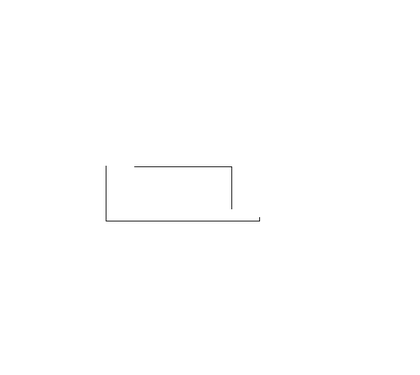
%> input picture Matlab/Single Bild/15.png, 420 x 375 px, shrunk from 588 x 525 before the run
$ octave Algorithmus_Verification_of_the_Complementarity2.m   (GNU Octave 9; MATLAB toolbox functions it lacks are replaced by stand-ins)
%> lines starting %> are read from the running program, lines starting %| are printed output that depends on the picture; in (x1, y1, x2, y2) boxes, pixels count from 0 and x2, y2 are one past the last pixel; in counts of white or black regions, pixels touching at a corner belong together; the program's own positions count from 1
### Matlab/Single Bild/Input.m

    %% Input a image
    % output a candidate shape
    function [P] = Input(Img,num)


    B = bwboundaries(Img);

% [14 lines of commented-out code are left out]
    P = B{num,1};    % choose a candidate shape
    % exchange the xy coordinate
    P1(:,1) = P(:,2);   % first column means x coordinate,
    P1(:,2) = P(:,1);   % second column means y coordinate,
    P =P1;

### Matlab/Single Bild/minboundrect.m
function [rectx,recty,area,perimeter] = minboundrect(x,y,metric)
% minboundrect: Compute the minimal bounding rectangle of points in the plane
% usage: [rectx,recty,area,perimeter] = minboundrect(x,y,metric)
%
% arguments: (input)
%  x,y - vectors of points, describing points in the plane as
%        (x,y) pairs. x and y must be the same lengths.
%
%  metric - (OPTIONAL) - single letter character flag which
%        denotes the use of minimal area or perimeter as the
%        metric to be minimized. metric may be either 'a' or 'p',
%        capitalization is ignored. Any other contraction of 'area'
%        or 'perimeter' is also accepted.
%
%        DEFAULT: 'a'    ('area')
%
% arguments: (output)
%  rectx,recty - 5x1 vectors of points that define the minimal
%        bounding rectangle.
%
%  area - (scalar) area of the minimal rect itself.
%
%  perimeter - (scalar) perimeter of the minimal rect as found
%
%
% Note: For those individuals who would prefer the rect with minimum
% perimeter or area, careful testing convinces me that the minimum area
% rect was generally also the minimum perimeter rect on most problems
% (with one class of exceptions). This same testing appeared to verify my
% assumption that the minimum area rect must always contain at least
% one edge of the convex hull. The exception I refer to above is for
% problems when the convex hull is composed of only a few points,
% most likely exactly 3. Here one may see differences between the
% two metrics. My thanks to Roger Stafford for pointing out this
% class of counter-examples.
%
% Thanks are also due to Roger for pointing out a proof that the
% bounding rect must always contain an edge of the convex hull, in
% both the minimal perimeter and area cases.
%
%
% Example usage:
%  x = rand(50000,1);
%  y = rand(50000,1);
%  tic,[rx,ry,area] = minboundrect(x,y);toc
%
%  Elapsed time is 0.105754 seconds.
%
%  [rx,ry]
%  ans =
%      0.99994  -4.2515e-06
%      0.99998      0.99999
%   2.6441e-05            1
%  -5.1673e-06   2.7356e-05
%      0.99994  -4.2515e-06
%
%  area
%  area =
%      0.99994
%
%
% See also: minboundcircle, minboundtri, minboundsphere
%
%
% Author: John D'Errico
% E-mail: woodchips@rochester.rr.com
% Release: 3.0
% Release date: 3/7/07

% default for metric
if (nargin<3) || isempty(metric)
  metric = 'a';
elseif ~ischar(metric)
  error 'metric must be a character flag if it is supplied.'
else
  % check for 'a' or 'p'
  metric = lower(metric(:)');
  ind = strmatch(metric,{'area','perimeter'});
  if isempty(ind)
    error 'metric does not match either ''area'' or ''perimeter'''
  end

  % just keep the first letter.
  metric = metric(1);
end

% preprocess data
x=x(:);
y=y(:);

% not many error checks to worry about
n = length(x);
if n~=length(y)
  error 'x and y must be the same sizes'
end

% start out with the convex hull of the points to
% reduce the problem dramatically. Note that any
% points in the interior of the convex hull are
% never needed, so we drop them.
if n>3
  edges = convhull(x,y);

  % exclude those points inside the hull as not relevant
  % also sorts the points into their convex hull as a
  % closed polygon

  x = x(edges);
  y = y(edges);

  % probably fewer points now, unless the points are fully convex
  nedges = length(x) - 1;
elseif n>1
  % n must be 2 or 3
  nedges = n;
  x(end+1) = x(1);
  y(end+1) = y(1);
else
  % n must be 0 or 1
  nedges = n;
end

% now we must find the bounding rectangle of those
% that remain.

% special case small numbers of points. If we trip any
% of these cases, then we are done, so return.
switch nedges
  case 0
    % empty begets empty
    rectx = [];
    recty = [];
    area = [];
    perimeter = [];
    return
  case 1
    % with one point, the rect is simple.
    rectx = repmat(x,1,5);
    recty = repmat(y,1,5);
    area = 0;
    perimeter = 0;
    return
  case 2
    % only two points. also simple.
    rectx = x([1 2 2 1 1]);
    recty = y([1 2 2 1 1]);
    area = 0;
    perimeter = 2*sqrt(diff(x).^2 + diff(y).^2);
    return
end
% 3 or more points.

% will need a 2x2 rotation matrix through an angle theta
Rmat = @(theta) [cos(theta) sin(theta);-sin(theta) cos(theta)];

% get the angle of each edge of the hull polygon.
ind = 1:(length(x)-1);
edgeangles = atan2(y(ind+1) - y(ind),x(ind+1) - x(ind));
% move the angle into the first quadrant.
edgeangles = unique(mod(edgeangles,pi/2));

% now just check each edge of the hull
nang = length(edgeangles);
area = inf;
perimeter = inf;
met = inf;
xy = [x,y];
for i = 1:nang
  % rotate the data through -theta
  rot = Rmat(-edgeangles(i));
  xyr = xy*rot;
  xymin = min(xyr,[],1);
  xymax = max(xyr,[],1);

  % The area is simple, as is the perimeter
  A_i = prod(xymax - xymin);
  P_i = 2*sum(xymax-xymin);

  if metric=='a'
    M_i = A_i;
  else
    M_i = P_i;
  end

  % new metric value for the current interval. Is it better?
  if M_i<met
    % keep this one
    met = M_i;
    area = A_i;
    perimeter = P_i;

    rect = [xymin;[xymax(1),xymin(2)];xymax;[xymin(1),xymax(2)];xymin];
    rect = rect*rot';
    rectx = rect(:,1);
    recty = rect(:,2);
  end
end
% get the final rect

% all done

end % mainline end

### Matlab/Single Bild/bounding_box_centroid.m
function [Pmean]=bounding_box_centroid(P)
% centroid use the bounding-box centroid
    [rectx,recty] = minboundrect(P(:,1),P(:,2),'a');
    rect(:,1) = rectx;
    rect(:,2) = recty;
    rectn = rect(1:4,1);
    rectn(:,2) = rect(1:4,2);
    Pmean = mean(rectn);

%     figure,imshow(Img),hold on;
%     plot(rectn(:,1),rectn(:,2), 'r', 'LineWidth', 2);
%     plot([rectn(4,1) rectn(1,1)],[rectn(4,2) rectn(1,2)], 'r', 'LineWidth', 2);
%     plot(Pmean(:,1),Pmean(:,2), 'r.');

### Matlab/Single Bild/Algorithmus5_Verification_of_an_openshape.m
%     clean;
%     close all;

    % Algorithm.5 Verification of an Open Shape
    % input: a candidate shape P = {pi} i=1,2....n. , a n*2 matrix and four
    % output: open points if yes and the angle of the open points

    function [id1,id2]=Algorithmus5_Verification_of_an_openshape(P,Pmean)
    %% 1. compute the centroid Pmean (this section can be optimiert, use which method is best)
    n = size(P,1);
% [16 lines of commented-out code are left out]

    %% 2. centralization
    Pc = P- ones(n,1)*Pmean;
    plot(Pc(:,1),Pc(:,2));

    %% 3.4. normalization
    Pcn = zeros(n,2);
    for i = 1:n

        Pcn(i,:) = Pc(i,:)/sqrt(Pc(i,1)^2 + Pc(i,2)^2);  % angle
%         Pcn(i,:) = Pcr(i,:)/sqrt(Pcr(i,1)^2 + Pcr(i,2)^2);
    end

    %% 5.6. init each angular bin
    bins = zeros(1,360);
    for theta = 1:360

        bins(theta) = 0;   % null

    end

    %% 7.8. for each p=(x,y) belong to Pc, calculate the responsed angle
    thetap = zeros(1,n);
    for j = 1:n
        thetap(j) = atan2d(Pcn(j,2),Pcn(j,1)); % returns values in the closed interval [-180,180]
        thetap = round(thetap);
        if(thetap(j)<1)
            thetap(j) =  thetap(j) +360;
        end

    %% 9. insert p into bins[thetap]
        for theta =  1:360
            if thetap(j)==theta
                bins(theta)= bins(theta)+1;     % accumalize normalized points to an anngular bin
            end
        end

    end
    figure,bar(bins),title('bins');

%     thetap = thetap/pi*180; % mit atan von[-90 90] ,radian to grad
%     max(thetap);
%     min(thetap);

    %% 10-18.

    id1 = [];
    id2 = [];
    for theta = 1:360

        front =  mod(theta + 359,360);
        front1 =  mod(theta + 358,360);
        front2 =  mod(theta + 357,360);
        front3 =  mod(theta + 356,360);
        front4 =  mod(theta + 355,360);
        rear = mod(theta + 1,360);
        rear1 = mod(theta + 2,360);
        rear2 = mod(theta + 3,360);
        rear3 = mod(theta + 4,360);
        rear4 = mod(theta + 5,360);
        if front==0
            front=360;
        end
        if front1==0
            front1=360;
        end
        if front2==0
            front2=360;
        end
        if front3==0
            front3=360;
        end
        if front4==0
            front4=360;
        end

        if rear==0
            rear=360;
        end
        if rear1==0
            rear1=360;
        end
        if rear2==0
            rear2=360;
        end
        if rear3==0
            rear3=360;
        end
        if rear4==0
            rear4=360;
        end


        if(bins(front)==0 && bins(front1)==0 && bins(front2)==0 && bins(front3)==0 && bins(front4)==0 && bins(theta)>0)
            idx1 = theta;    % right open
            id1 = cat(1,id1,idx1);
        end
        if(bins(rear)==0 && bins(rear1)==0 && bins(rear2)==0 && bins(rear3)==0 && bins(rear4)==0 && bins(theta)>0)
            idx2 = theta;    % left open
            id2 = cat(1,id2,idx2);
        end
    end

    % [32 lines of commented-out code are left out]
end


### Matlab/Single Bild/Algorithmus_Verification_of_the_Complementarity2.m
%     clean;
%     close all;

%% Input two candidate shape of the image
    % vorprocess
    Img = imread('15.png');
%> Img is the input picture: size 375x420x3 uint8; min 37, max 255, mean 254.5
    Img = rgb2gray(Img);
%> Img: size 375x420 uint8
    Img = imbinarize(Img);
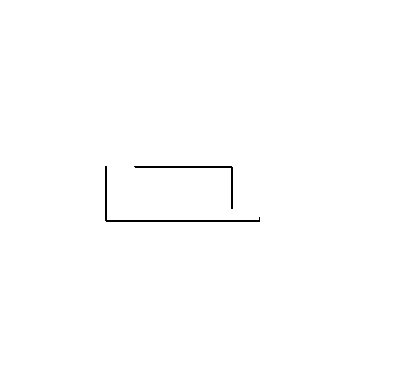
%> Img: size 375x420 logical; 99.6% white; black in thin lines or dots, all inside (x1, y1, x2, y2) = (105, 166, 260, 222)
    figure,imshow(Img),hold on;

    % choose two candidate shape of the image
    P1 = Input(Img,2);
%> in Input, `B = bwboundaries(Img);`: B = 3 boundaries; box (x1, y1, x2, y2) and points: (0, 0, 420, 375) 1587, (105, 166, 260, 222) 422, (134, 166, 233, 209) 278
%> in Input, `P = B{num,1};`: P = 422 rows, first 12: [167 106; 167 107; 168 107; 169 107; 170 107; 171 107; 172 107; 173 107; 174 107; 175 107; 176 107; 177 107]
%> in Input, `P =P1;`: P = 422 rows, first 12: [106 167; 107 167; 107 168; 107 169; 107 170; 107 171; 107 172; 107 173; 107 174; 107 175; 107 176; 107 177]
%> P1 has the same summary as P in Input
    P2 = Input(Img,3);
%> in Input (call 2), `P = B{num,1};`: P = 278 rows, first 12: [167 135; 167 136; 167 137; 167 138; 167 139; 167 140; 167 141; 167 142; 167 143; 167 144; 167 145; 167 146]
%> in Input (call 2), `P =P1;`: P = 278 rows, first 12: [135 167; 136 167; 137 167; 138 167; 139 167; 140 167; 141 167; 142 167; 143 167; 144 167; 145 167; 146 167]
%> P2 has the same summary as P in Input
    P = cat(1,P1,P2);
%> P = 700 rows, first 12: [106 167; 107 167; 107 168; 107 169; 107 170; 107 171; 107 172; 107 173; 107 174; 107 175; 107 176; 107 177]

    % centroid use the bounding_box_centroid
    Pmean = bounding_box_centroid(P);
%> in minboundrect, `x=x(:);`: x = 700 values, max 260 at index 208, min 106 at index 1, mean 177.8
%> in minboundrect, `y=y(:);`: y = 700 values, max 222 at index 214, min 167 at index 1, mean 198.2
%> in minboundrect, `edges = convhull(x,y);`: edges = [214; 367; 368; 1; 520; 521; 210; 214]
%> in minboundrect, `x = x(edges);`: x = [260; 107; 106; 106; 232; 233; 260; 260]
%> in minboundrect, `y = y(edges);`: y = [222; 222; 221; 167; 167; 168; 218; 222]
%> in minboundrect, `nedges = length(x) - 1;`: nedges = 7
%> in minboundrect, `ind = 1:(length(x)-1);`: ind = [1 2 3 4 5 6 7]
%> in minboundrect, `edgeangles = atan2(y(ind+1) - y(ind),x(ind+1) - x(ind));`: edgeangles = [3.14; -2.36; -1.57; 0; 0.785; 1.08; 1.57]
%> in minboundrect, `edgeangles = unique(mod(edgeangles,pi/2));`: edgeangles = [0; 0.785; 1.08]
%> in minboundrect, `nang = length(edgeangles);`: nang = 3
%> in minboundrect, `xy = [x,y];`: xy = [260 222; 107 222; 106 221; 106 167; 232 167; 233 168; 260 218; 260 222]
%> the loop in minboundrect, `for i = 1:nang` made 3 passes
%> (rot, A_i, P_i, M_i, met, area, perimeter, rect) on pass 1: ([1 0; 0 1], 8470, 418, 8470, 8470, 8470, 418, [106 167; 260 167; 260 222; 106 222; 106 167])
%> (rot, xymin, xymax, A_i, P_i, M_i) on passes 2 to 3: ([0.707 -0.707; 0.707 0.707], [193 -45.96], [340.8 81.32], 18810, 550.1, 18810), ([0.475 -0.88; 0.88 0.475], [197.3 -125.2], [318.9 11.74], 16646.4, 517, 16646.4)
%> in bounding_box_centroid, `[rectx,recty] = minboundrect(P(:,1),P(:,2),'a');`: rectx = [106; 260; 260; 106; 106]; recty = [167; 167; 222; 222; 167]
%> in bounding_box_centroid, `rectn = rect(1:4,1);`: rectn = [106; 260; 260; 106]
%> in bounding_box_centroid, `Pmean = mean(rectn);`: Pmean = [183 194.5]
%> Pmean = [183 194.5]
    Pmean1 = bounding_box_centroid(P1);
%> the loop in minboundrect (call 2), `for i = 1:nang` made 3 passes
%> (rot, xymin, xymax, A_i, P_i, M_i) on passes 2 to 3: ([0.949 -0.316; 0.316 0.949], [153.4 124.6], [316.9 176.8], 8530.5, 431.3, 8530.5), ([0.707 -0.707; 0.707 0.707], [193 -29.7], [340.8 81.32], 16406.5, 517.6, 16406.5)
%> Pmean1 = [183 194.5]
    Pmean2 = bounding_box_centroid(P2);
%> Pmean2 = [184 188]
%     plot(Pmean2(1,1),Pmean2(1,2),'g.');

    % direction vector
    theta_p1 = Pmean-Pmean1;
%> theta_p1 = [0 0]
    theta_p2 = Pmean-Pmean2;
%> theta_p2 = [-1 6.5]

    % cauculate the context_based orientation
    anglecb(1) = atan2d(theta_p1(1,2),theta_p1(1,1));
    anglecb(2) = atan2d(theta_p2(1,2),theta_p2(1,1));
    anglecb = round(anglecb);
%> anglecb = [0 99]
    for i = 1:2
        if(anglecb(i)<1)
           anglecb(i) =  anglecb(i) +360;
        end
    end
%> after the loop, anglecb = [360 99]

    % cauculate the context_free orientation of a candidate shape
    thetar = zeros(2,1);
    thetal = zeros(2,1);

    [thetar(1),thetal(1)] = Algorithmus5_Verification_of_an_openshape(P1,Pmean1);
%> in Algorithmus5_Verification_of_an_openshape, `plot(Pc(:,1),Pc(:,2));`:
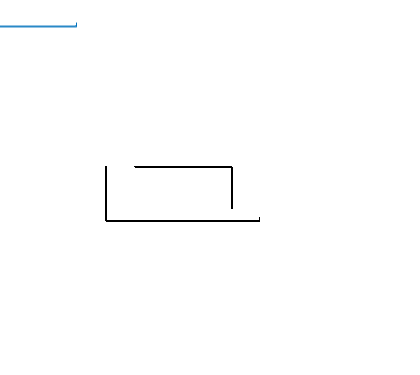
%> figure redrawn from the program's plot data
%> after the loop in Algorithmus5_Verification_of_an_openshape, `for i = 1:n`: Pcn = 422 rows, first 12: [-0.942 -0.336; -0.94 -0.34; -0.944 -0.329; -0.948 -0.318; -0.952 -0.307; -0.955 -0.295; -0.959 -0.284; -0.962 -0.272; -0.965 -0.26; -0.969 -0.249; -0.972 -0.237; -0.974 -0.224]
%> after the loop in Algorithmus5_Verification_of_an_openshape, `for j = 1:n`: bins = 360 values, max 8 at index 20, min 0 at index 1, mean 1.17; thetap = 422 values, max 200 at index 1, min 17 at index 210, mean 112.3
%> after the loop in Algorithmus5_Verification_of_an_openshape, `for theta = 1:360`: id1 = 17; id2 = 200; idx1 = 17; idx2 = 200
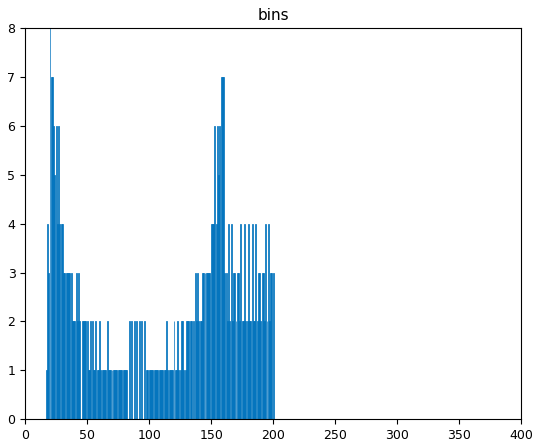
%> figure redrawn from the program's plot data; tallest bar 8 high, from x = 19.6 to 20.4
    [thetar(2),thetal(2)] = Algorithmus5_Verification_of_an_openshape(P2,Pmean2);
%> call 2 of Algorithmus5_Verification_of_an_openshape, with Pmean = [184 188]
%> in Algorithmus5_Verification_of_an_openshape (call 2), `plot(Pc(:,1),Pc(:,2));`:
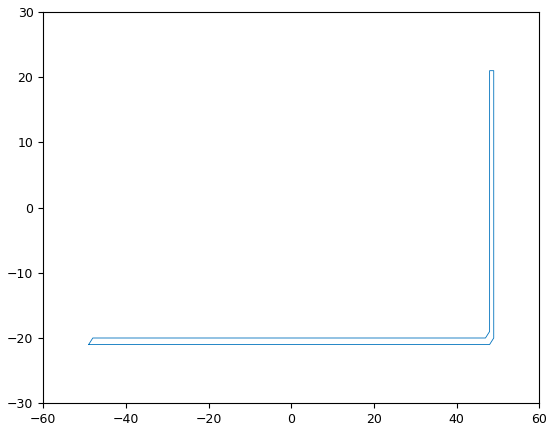
%> figure redrawn from the program's plot data
%> after the loop in Algorithmus5_Verification_of_an_openshape (call 2), `for i = 1:n`: Pcn = 278 rows, first 12: [-0.919 -0.394; -0.916 -0.401; -0.913 -0.408; -0.91 -0.415; -0.906 -0.423; -0.902 -0.431; -0.899 -0.439; -0.894 -0.447; -0.89 -0.456; -0.885 -0.465; -0.88 -0.474; -0.875 -0.484]
%> after the loop in Algorithmus5_Verification_of_an_openshape (call 2), `for j = 1:n`: bins = 360 values, max 5 at index 203, min 0 at index 3, mean 0.772; thetap = 278 values, max 360 at index 119, min 1 at index 120, mean 242
%> after the loop in Algorithmus5_Verification_of_an_openshape (call 2), `for theta = 1:360`: id1 = 203; id2 = 24; idx1 = 203; idx2 = 24
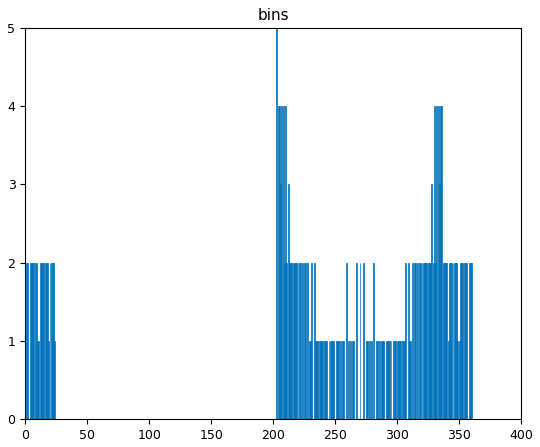
%> figure redrawn from the program's plot data; tallest bar 5 high, from x = 202.6 to 203.4

    anglecf = zeros(2,1);
    for j = 1:2
        if(abs(thetar(j)-thetal(j))<=180)
            anglecf(j) = (thetar(j)+thetal(j))/2;
        else
            anglecf(j) = mod((thetar(j)+thetal(j))/2+180,360);
        end
    end
%> after the loop, anglecf = [288.5; 113.5]

     % the condition of complementary
     A = zeros(1,2);
     for k =1:2
     % check the "consistency" between the contextbased orientation and its contextfree orientation
     	A(k) = cosd(anglecf(k))*cosd(anglecb(k))+sind(anglecf(k))*sind(anglecb(k));
        if A >= 0
            output = 1;
        else
            output = 0;
        end

     end
%> after the loop, A = [0.317 0.968]; output = 1
